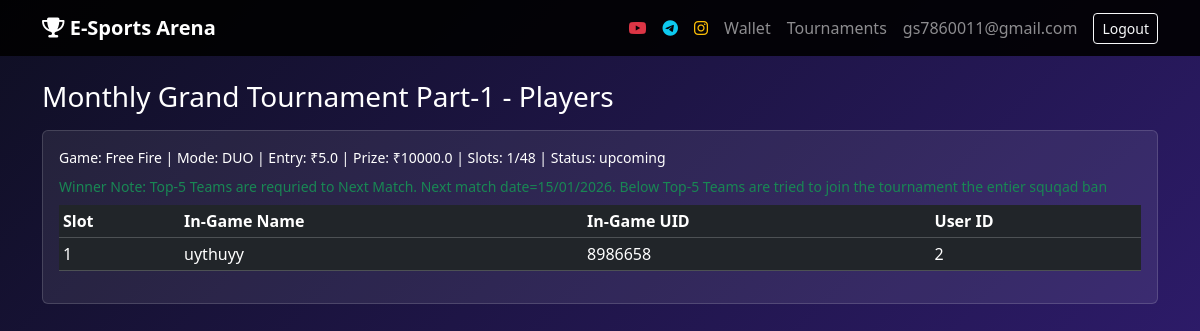
The app's page /tournament/1 (signed in) with its own data.
### app.py (models this page shows)
class User(UserMixin, db.Model):
    id = db.Column(db.Integer, primary_key=True)
    email = db.Column(db.String(150), unique=True, nullable=False)
    password_hash = db.Column(db.String(200), nullable=False)
    player_id = db.Column(db.String(50))
    winning_balance = db.Column(db.Float, default=0.0)
    added_balance = db.Column(db.Float, default=0.0)
    is_admin = db.Column(db.Boolean, default=False)
    created_at = db.Column(db.DateTime, default=datetime.utcnow)

class Tournament(db.Model):
    id = db.Column(db.Integer, primary_key=True)
    name = db.Column(db.String(200), nullable=False)
    game = db.Column(db.String(50), nullable=False)
    mode = db.Column(db.String(20), nullable=False)
    entry_fee = db.Column(db.Float, nullable=False)
    prize_pool = db.Column(db.Float, nullable=False)
    max_slots = db.Column(db.Integer, nullable=False)
    filled_slots = db.Column(db.Integer, default=0)
    status = db.Column(db.String(20), default='upcoming')  # upcoming / live / finished
    start_time = db.Column(db.DateTime)
    created_at = db.Column(db.DateTime, default=datetime.utcnow)
    winner_note = db.Column(db.Text)
    room_id = db.Column(db.String(50))
    room_pass = db.Column(db.String(50))
    admin_note = db.Column(db.Text)
    is_grand = db.Column(db.Boolean, default=False)

class TournamentJoin(db.Model):
    id = db.Column(db.Integer, primary_key=True)
    tournament_id = db.Column(db.Integer, db.ForeignKey('tournament.id'))
    user_id = db.Column(db.Integer, db.ForeignKey('user.id'))
    in_game_name = db.Column(db.String(100))
    in_game_uid = db.Column(db.String(50))
    slot = db.Column(db.Integer)
    created_at = db.Column(db.DateTime, default=datetime.utcnow)

### app.py (the view)
@app.route('/tournament/<int:t_id>')
@login_required
def tournament_detail(t_id):
    t = Tournament.query.get_or_404(t_id)
    joins = (TournamentJoin
             .query
             .filter_by(tournament_id=t_id)
             .order_by(TournamentJoin.slot.asc())
             .all())
    return render_template('tournament_detail.html', tournament=t, joins=joins)

### app.py (called while the page is built)
@login_manager.user_loader
def load_user(user_id):
    return User.query.get(int(user_id))

### templates/tournament_detail.html (shortened to what this page needs)
{% extends "base.html" %}
{% block content %}
<h3>{{ tournament.name }} - Players</h3>
<div class="card p-3 mt-3">
  <div class="small mb-2">
    Game: {{ tournament.game }} |
    Mode: {{ tournament.mode|upper }} |
    Entry: ₹{{ tournament.entry_fee }} |
    Prize: ₹{{ tournament.prize_pool }} |
    Slots: {{ tournament.filled_slots }}/{{ tournament.max_slots }} |
    Status: {{ tournament.status }}
  </div>
  {% set joined_user_ids = joins | map(attribute='user_id') | list %}
  {% if tournament.winner_note %}
  <div class="small text-success mb-2">
    Winner Note: {{ tournament.winner_note }}
  </div>
  {% endif %}
  {% if joins %}
  <div class="table-responsive">
    <table class="table table-sm table-dark align-middle">
      <thead>
        <tr>
          <th>Slot</th>
          <th>In‑Game Name</th>
          <th>In‑Game UID</th>
          <th>User ID</th>
        </tr>
      </thead>
      <tbody>
        {% for j in joins %}
        <tr>
          <td>{{ j.slot }}</td>
          <td>{{ j.in_game_name }}</td>
          <td>{{ j.in_game_uid }}</td>
          <td>{{ j.user_id }}</td>
        </tr>
        {% endfor %}
      </tbody>
    </table>
  </div>
  {% else %}
  <span class="text-muted">Abhi tak koi player join nahi hua.</span>
  {% endif %}
</div>
{% endblock %}

### templates/base.html (shortened to what this page needs)
<!doctype html>
<html lang="en">
  <head>
    <link
      href="https://cdn.jsdelivr.net/npm/bootstrap@5.3.2/dist/css/bootstrap.min.css"
      rel="stylesheet">
    <link
      href="https://cdnjs.cloudflare.com/ajax/libs/font-awesome/6.4.0/css/all.min.css"
      rel="stylesheet">
  </head>
  <body>
    <nav class="navbar navbar-dark navbar-expand-lg">
  <div class="container">
    <a class="navbar-brand fw-bold" href="{{ url_for('index') }}">
      <i class="fas fa-trophy"></i> E‑Sports Arena
    </a>
    <div class="collapse navbar-collapse justify-content-end" id="mainNavbar">
      <ul class="navbar-nav align-items-lg-center">
        <li class="nav-item">
          <a href="https://www.youtube.com/@Official_e-sport_arena"
             target="_blank"
             class="nav-link text-danger">
            <i class="fab fa-youtube"></i>
          </a>
        </li>
        <li class="nav-item">
          <a href="https://t.me/YOURTELEGRAM"
             target="_blank"
             class="nav-link text-info">
            <i class="fab fa-telegram-plane"></i>
          </a>
        </li>
        <li class="nav-item">
          <a href="https://www.instagram.com/esport__arena2026?igsh=MWlzdXM4dnhpcXZkYg=="
             target="_blank"
             class="nav-link text-warning">
            <i class="fab fa-instagram"></i>
          </a>
        </li>
        {% if current_user.is_authenticated %}
        <li class="nav-item">
          <a href="{{ url_for('dashboard') }}" class="nav-link">Wallet</a>
        </li>
        <li class="nav-item">
          <a href="{{ url_for('tournaments') }}" class="nav-link">Tournaments</a>
        </li>
        <li class="nav-item">
          <span class="nav-link small">{{ current_user.email }}</span>
        </li>
        <li class="nav-item">
          <a href="{{ url_for('logout') }}" class="btn btn-sm btn-outline-light ms-lg-2 mb-2 mb-lg-0">
            Logout
          </a>
        </li>
        {% endif %}
      </ul>
    </div>
  </div>
</nav>
    <div class="container mt-4 mb-5">
      {% block content %}{% endblock %}
    </div>
  </body>
</html>

### templates/base.html (style rules this page uses)
body { background: linear-gradient(135deg, #0f0f23 0, #2d1b69 100%); color: #fff; }
.navbar { background: rgba(0,0,0,0.9); }
.card { background: rgba(255,255,255,0.08); border: 1px solid rgba(255,255,255,0.15); color: #fff; }

### records on screen
User: email "gs7860011@gmail.com"
Tournament: name "Monthly Grand Tournament Part-1", game "Free Fire", mode "DUO", entry_fee "5.0", prize_pool "10000.0", filled_slots "1", max_slots "48", status "upcoming", winner_note "Top-5 Teams are requried to Next Match. Next match date=15/01/2026. Below Top-5 Teams are tried to join the tournament the entier squqad ban"
TournamentJoin: slot "1", in_game_name "uythuyy", in_game_uid "8986658", user_id "2"
